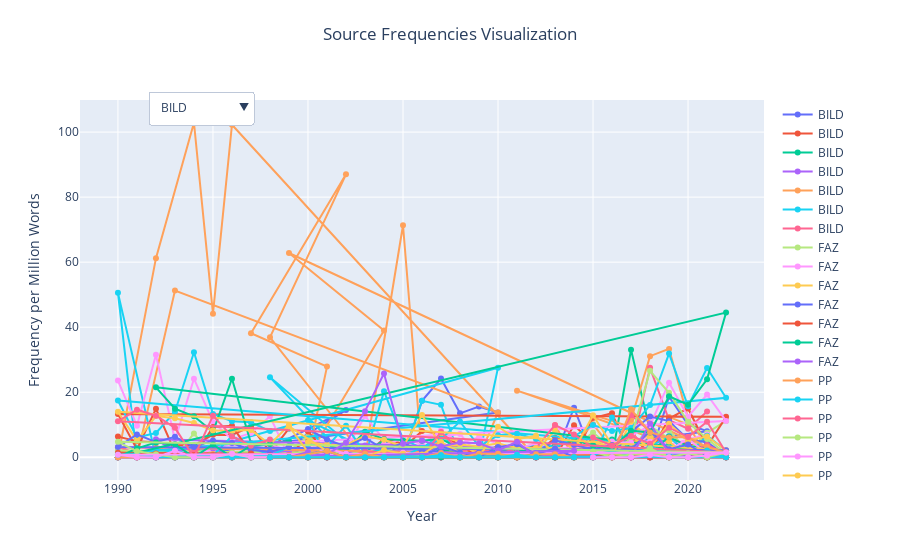

The notebook cell this image was saved under:
### Code cell
import plotly.graph_objects as go
import os

# Assuming 'all_data' is your prepared DataFrame

# Create a figure
fig = go.Figure()

# Add traces for each source or term
for source in all_data['source'].unique():
    filtered_df = all_data[all_data['source'] == source]
    for term in filtered_df['term'].unique():
        df_by_term = filtered_df[filtered_df['term'] == term]
        fig.add_trace(go.Scatter(x=df_by_term['year'], y=df_by_term['frequency_per_million'],
                                 mode='lines+markers',
                                 name=f'{term} - {source.split(".")[0]}',
                                 visible=True))

# Generate dropdown items for each source
dropdown_items = []
for source in all_data['source'].unique():
    dropdown_items.append(
        {'label': source.split(".")[0],  # Remove file extension from the label
         'method': 'update',
         'args': [{'visible': [t['name'].endswith(source.split(".")[0]) for t in fig.data]},
                  {'title': f'Source Frequencies: {source.split(".")[0]}'}]})

# Add dropdown
fig.update_layout(
    updatemenus=[
        go.layout.Updatemenu(
            buttons=dropdown_items,
            direction="down",
            pad={"r": 10, "t": 10},
            showactive=True,
            x=0.1,
            xanchor="left",
            y=1.05,
            yanchor="top"
        ),
    ]
)

# Update layout
fig.update_layout(title_text="Source Frequencies Visualization",
                  title_x=0.5,  # Center the title
                  title_y=0.95,
                  xaxis=dict(title='Year'),
                  yaxis=dict(title='Frequency per Million Words'))

# Show figure
fig.show()
fig.write_html(file=cwd + '\\out\\interactive_timeline.html', include_plotlyjs=True)
# To save the figure to an HTML file, use:
# fig.write_html('path/to/save/interactive_plot.html')

### Figure 1 — Plotly figure (JSON) as saved in the notebook; plotly's stock layout.template omitted (floating-point values rounded to 4 significant figures)
{"data": [{"mode": "lines+markers", "name": "BILD", "type": "scatter", "visible": true, "x": [2013, 2014, 2015, 2016, 2017, 2018, 2019, 2020, 2021, 2011, 2022, 1999, 2004, 2000, 2001, 1997, 2002, 1998, 2003, 2005, 2006, 2007, 2008, 2009, 2010, 1993, 1991, 1990, 1992, 1994, 1995, 1996, 2012], "y": [0, 15.25, 0, 0, 8.268, 0, 18.6, 10.06, 8.024, 0, 0, 0, 0, 0, 0, 0, 14.5, 0, 0, 0, 17.34, 24.2, 13.51, 15.61, 13.77, 0, 0, 0, 0, 0, 0, 0, 0]}, {"mode": "lines+markers", "name": "BILD", "type": "scatter", "visible": true, "x": [2013, 2014, 2015, 2016, 2017, 2018, 2019, 2020, 2021, 2011, 2022, 1999, 2004, 2000, 2001, 1997, 2002, 1998, 2003, 2005, 2006, 2007, 2008, 2009, 2010, 1993, 1991, 1990, 1992, 1994, 1995, 1996, 2012], "y": [0, 0, 12.03, 13.56, 0, 0, 0, 0, 0, 0, 0, 0, 0, 0, 0, 0, 0, 0, 0, 0, 0, 0, 0, 0, 0, 0, 0, 0, 0, 0, 0, 0, 0]}, {"mode": "lines+markers", "name": "BILD", "type": "scatter", "visible": true, "x": [2013, 2014, 2015, 2016, 2017, 2018, 2019, 2020, 2021, 2011, 2022, 1999, 2004, 2000, 2001, 1997, 2002, 1998, 2003, 2005, 2006, 2007, 2008, 2009, 2010, 1993, 1991, 1990, 1992, 1994, 1995, 1996, 2012], "y": [0, 0, 0, 0, 33.07, 8.205, 0, 0, 0, 0, 0, 0, 0, 0, 0, 0, 0, 0, 0, 0, 0, 0, 0, 0, 0, 0, 0, 0, 0, 0, 0, 0, 0]}, {"mode": "lines+markers", "name": "BILD", "type": "scatter", "visible": true, "x": [2013, 2014, 2015, 2016, 2017, 2018, 2019, 2020, 2021, 2011, 2022, 1999, 2004, 2000, 2001, 1997, 2002, 1998, 2003, 2005, 2006, 2007, 2008, 2009, 2010, 1993, 1991, 1990, 1992, 1994, 1995, 1996, 2012], "y": [0, 0, 0, 0, 0, 0, 0, 0, 0, 0, 0, 0, 0, 0, 0, 0, 0, 0, 0, 0, 0, 0, 0, 0, 0, 0, 0, 0, 0, 0, 0, 0, 0]}, {"mode": "lines+markers", "name": "BILD", "type": "scatter", "visible": true, "x": [2013, 2014, 2015, 2016, 2017, 2018, 2019, 2020, 2021, 2011, 2022, 1999, 2004, 2000, 2001, 1997, 2002, 1998, 2003, 2005, 2006, 2007, 2008, 2009, 2010, 1993, 1991, 1990, 1992, 1994, 1995, 1996, 2012], "y": [9.852, 0, 0, 0, 8.268, 0, 12.4, 10.06, 0, 20.49, 0, 62.82, 39.01, 0, 27.87, 38.14, 87.01, 36.87, 0, 71.35, 0, 0, 0, 0, 13.77, 51.29, 0, 0, 61.23, 102.9, 44.14, 102.3, 0]}, {"mode": "lines+markers", "name": "BILD", "type": "scatter", "visible": true, "x": [2013, 2014, 2015, 2016, 2017, 2018, 2019, 2020, 2021, 2011, 2022, 1999, 2004, 2000, 2001, 1997, 2002, 1998, 2003, 2005, 2006, 2007, 2008, 2009, 2010, 1993, 1991, 1990, 1992, 1994, 1995, 1996, 2012], "y": [0, 0, 0, 0, 0, 0, 0, 0, 0, 0, 0, 0, 0, 11.35, 0, 0, 0, 24.58, 0, 0, 17.34, 16.13, 0, 0, 27.54, 0, 0, 50.56, 0, 0, 0, 0, 0]}, {"mode": "lines+markers", "name": "BILD", "type": "scatter", "visible": true, "x": [2013, 2014, 2015, 2016, 2017, 2018, 2019, 2020, 2021, 2011, 2022, 1999, 2004, 2000, 2001, 1997, 2002, 1998, 2003, 2005, 2006, 2007, 2008, 2009, 2010, 1993, 1991, 1990, 1992, 1994, 1995, 1996, 2012], "y": [0, 0, 0, 0, 0, 0, 0, 0, 0, 0, 0, 0, 0, 0, 0, 0, 0, 0, 0, 0, 0, 0, 0, 0, 0, 0, 0, 0, 0, 0, 0, 0, 0]}, {"mode": "lines+markers", "name": "FAZ", "type": "scatter", "visible": true, "x": [1990, 1991, 1992, 1993, 1994, 1995, 1996, 1997, 1998, 1999, 2000, 2001, 2002, 2003, 2004, 2005, 2006, 2007, 2008, 2009, 2010, 2011, 2012, 2013, 2014, 2015, 2016, 2017, 2018, 2019, 2020, 2021, 2022], "y": [0, 0, 1.542, 0, 0, 0, 1.375, 0.671, 1.131, 0.5295, 1.04, 1.002, 2.184, 1.862, 3.187, 0, 2.333, 2.922, 4.751, 0.5172, 2.301, 1.506, 0.9515, 0.8523, 2.077, 5.533, 2.361, 2.649, 6.743, 8.231, 1.804, 7.499, 11.18]}, {"mode": "lines+markers", "name": "FAZ", "type": "scatter", "visible": true, "x": [1990, 1991, 1992, 1993, 1994, 1995, 1996, 1997, 1998, 1999, 2000, 2001, 2002, 2003, 2004, 2005, 2006, 2007, 2008, 2009, 2010, 2011, 2012, 2013, 2014, 2015, 2016, 2017, 2018, 2019, 2020, 2021, 2022], "y": [0, 0, 0, 0, 0, 0, 0, 0, 0, 0, 0, 0, 0, 0, 0.6374, 0, 0, 6.33, 7.126, 0.5172, 2.761, 0.3764, 1.427, 1.278, 1.557, 2.515, 0.4723, 1.324, 7.536, 3.483, 3.248, 0, 0]}, {"mode": "lines+markers", "name": "FAZ", "type": "scatter", "visible": true, "x": [1990, 1991, 1992, 1993, 1994, 1995, 1996, 1997, 1998, 1999, 2000, 2001, 2002, 2003, 2004, 2005, 2006, 2007, 2008, 2009, 2010, 2011, 2012, 2013, 2014, 2015, 2016, 2017, 2018, 2019, 2020, 2021, 2022], "y": [0, 0, 0, 0, 0, 0, 0, 0, 0, 0, 0, 0, 0, 0, 0, 0, 0, 0, 0, 0, 0, 0, 0, 0, 0, 0, 0, 10.6, 5.95, 2.216, 1.444, 0.2884, 0]}, {"mode": "lines+markers", "name": "FAZ", "type": "scatter", "visible": true, "x": [1990, 1991, 1992, 1993, 1994, 1995, 1996, 1997, 1998, 1999, 2000, 2001, 2002, 2003, 2004, 2005, 2006, 2007, 2008, 2009, 2010, 2011, 2012, 2013, 2014, 2015, 2016, 2017, 2018, 2019, 2020, 2021, 2022], "y": [0, 0, 0, 0, 0, 0, 0, 0, 0, 2.118, 0, 0.5012, 0, 0, 0, 0.5222, 0, 0.4869, 0, 0, 0, 0.3764, 0.4758, 1.705, 0.5192, 2.012, 0.4723, 1.324, 0, 0.6332, 0.7218, 0.2884, 0]}, {"mode": "lines+markers", "name": "FAZ", "type": "scatter", "visible": true, "x": [1990, 1991, 1992, 1993, 1994, 1995, 1996, 1997, 1998, 1999, 2000, 2001, 2002, 2003, 2004, 2005, 2006, 2007, 2008, 2009, 2010, 2011, 2012, 2013, 2014, 2015, 2016, 2017, 2018, 2019, 2020, 2021, 2022], "y": [6.344, 4.938, 4.625, 3.791, 3.651, 6.948, 6.875, 9.395, 1.697, 1.588, 5.199, 1.504, 1.456, 0.6206, 5.737, 4.178, 1.75, 3.409, 1.425, 1.552, 1.38, 3.011, 0.9515, 5.966, 4.153, 1.006, 3.778, 1.766, 2.777, 5.699, 3.97, 2.596, 1.397]}, {"mode": "lines+markers", "name": "FAZ", "type": "scatter", "visible": true, "x": [1990, 1991, 1992, 1993, 1994, 1995, 1996, 1997, 1998, 1999, 2000, 2001, 2002, 2003, 2004, 2005, 2006, 2007, 2008, 2009, 2010, 2011, 2012, 2013, 2014, 2015, 2016, 2017, 2018, 2019, 2020, 2021, 2022], "y": [1.903, 0, 0, 1.516, 3.651, 2.779, 0, 2.013, 0.5656, 1.059, 3.119, 0, 2.184, 1.241, 0.6374, 0, 0.5833, 0, 0, 0, 1.38, 0.3764, 0, 0, 0, 0.503, 0, 0, 0, 0, 0, 0, 0]}, {"mode": "lines+markers", "name": "FAZ", "type": "scatter", "visible": true, "x": [1990, 1991, 1992, 1993, 1994, 1995, 1996, 1997, 1998, 1999, 2000, 2001, 2002, 2003, 2004, 2005, 2006, 2007, 2008, 2009, 2010, 2011, 2012, 2013, 2014, 2015, 2016, 2017, 2018, 2019, 2020, 2021, 2022], "y": [0, 0, 0, 0, 2.19, 0, 0.6875, 0, 0, 0, 0, 0, 0, 0, 0, 0, 0.5833, 0, 0.4751, 0, 0, 0, 0, 0, 0, 0, 0.4723, 0, 0, 1.583, 0.7218, 0, 0]}, {"mode": "lines+markers", "name": "PP", "type": "scatter", "visible": true, "x": [1990, 1991, 1992, 1993, 1994, 1995, 1996, 1997, 1998, 1999, 2000, 2001, 2002, 2003, 2004, 2005, 2006, 2007, 2008, 2009, 2010, 2011, 2012, 2013, 2014, 2015, 2016, 2017, 2018, 2019, 2020, 2021], "y": [0, 0, 0, 2.64, 2.013, 0, 1.368, 0, 1.798, 1.848, 0.8022, 0.844, 0, 0, 0, 0, 2.547, 4.863, 0, 2.645, 0.8292, 0.8872, 0, 0, 4.159, 10.13, 2.764, 11.55, 31.09, 33.32, 12.06, 3.512]}, {"mode": "lines+markers", "name": "PP", "type": "scatter", "visible": true, "x": [1990, 1991, 1992, 1993, 1994, 1995, 1996, 1997, 1998, 1999, 2000, 2001, 2002, 2003, 2004, 2005, 2006, 2007, 2008, 2009, 2010, 2011, 2012, 2013, 2014, 2015, 2016, 2017, 2018, 2019, 2020, 2021], "y": [0, 0, 0, 0, 0, 0, 0, 0, 0, 0, 0, 0, 0, 0, 0, 0, 0, 1.216, 0, 1.322, 0, 0.8872, 0, 1.346, 1.04, 0, 1.382, 1.924, 9.566, 1.904, 3.289, 0]}, {"mode": "lines+markers", "name": "PP", "type": "scatter", "visible": true, "x": [1990, 1991, 1992, 1993, 1994, 1995, 1996, 1997, 1998, 1999, 2000, 2001, 2002, 2003, 2004, 2005, 2006, 2007, 2008, 2009, 2010, 2011, 2012, 2013, 2014, 2015, 2016, 2017, 2018, 2019, 2020, 2021], "y": [0, 0, 0, 0, 0, 0, 0, 0, 0, 0, 0, 0, 0, 0, 0, 0, 0, 0, 0, 0, 0, 0, 0, 0, 0, 0, 4.147, 1.924, 27.5, 11.42, 8.772, 14.05]}, {"mode": "lines+markers", "name": "PP", "type": "scatter", "visible": true, "x": [1990, 1991, 1992, 1993, 1994, 1995, 1996, 1997, 1998, 1999, 2000, 2001, 2002, 2003, 2004, 2005, 2006, 2007, 2008, 2009, 2010, 2011, 2012, 2013, 2014, 2015, 2016, 2017, 2018, 2019, 2020, 2021], "y": [1.473, 0, 1.749, 1.32, 0, 1.208, 0, 0, 1.798, 1.848, 6.418, 2.532, 4.699, 2.825, 1.346, 0, 0, 0, 0, 0, 2.488, 0, 0, 0, 3.119, 7.601, 2.764, 1.924, 9.566, 5.712, 2.193, 7.025]}, {"mode": "lines+markers", "name": "PP", "type": "scatter", "visible": true, "x": [1990, 1991, 1992, 1993, 1994, 1995, 1996, 1997, 1998, 1999, 2000, 2001, 2002, 2003, 2004, 2005, 2006, 2007, 2008, 2009, 2010, 2011, 2012, 2013, 2014, 2015, 2016, 2017, 2018, 2019, 2020, 2021], "y": [23.57, 9.686, 31.49, 5.28, 24.15, 10.87, 5.472, 7.487, 12.59, 0, 2.407, 5.064, 2.35, 12.71, 5.382, 0, 1.274, 2.431, 1.127, 1.322, 0.8292, 0.8872, 0, 0, 0, 0, 1.382, 0, 4.783, 3.808, 5.482, 7.025]}, {"mode": "lines+markers", "name": "PP", "type": "scatter", "visible": true, "x": [1990, 1991, 1992, 1993, 1994, 1995, 1996, 1997, 1998, 1999, 2000, 2001, 2002, 2003, 2004, 2005, 2006, 2007, 2008, 2009, 2010, 2011, 2012, 2013, 2014, 2015, 2016, 2017, 2018, 2019, 2020, 2021], "y": [0, 0, 1.749, 0, 0, 0, 0, 0, 0, 0, 0, 0, 0, 0, 0, 0, 0, 0, 0, 0, 0, 0, 0, 0, 0, 0, 0, 0, 0, 0, 0, 0]}, {"mode": "lines+markers", "name": "PP", "type": "scatter", "visible": true, "x": [1990, 1991, 1992, 1993, 1994, 1995, 1996, 1997, 1998, 1999, 2000, 2001, 2002, 2003, 2004, 2005, 2006, 2007, 2008, 2009, 2010, 2011, 2012, 2013, 2014, 2015, 2016, 2017, 2018, 2019, 2020, 2021], "y": [0, 0, 1.749, 0, 0, 0, 0, 0, 0, 0, 0, 0, 0, 0, 0, 0, 0, 0, 0, 0, 0, 0, 0, 0, 0, 0, 0, 0, 1.196, 0, 0, 0]}, {"mode": "lines+markers", "name": "SPIEGEL", "type": "scatter", "visible": true, "x": [2000, 2001, 2002, 2003, 2004, 2005, 2006, 2007, 2008, 2009, 2010, 2011, 2012, 2013, 2014, 2015, 2016, 2017, 2018, 2019, 2020, 2021, 2022, 1990, 1991, 1992, 1993, 1994, 1995, 1996, 1997, 1998, 1999], "y": [7.944, 1.249, 0, 0, 5.067, 2.802, 8.073, 7.133, 3.683, 0, 3.747, 1.176, 4.072, 0, 9.82, 4.394, 0, 6.607, 1.104, 11.93, 15.01, 3.311, 12.42, 13.33, 2.442, 14.92, 1.551, 0, 9.331, 9.657, 1.344, 1.342, 8.867]}, {"mode": "lines+markers", "name": "SPIEGEL", "type": "scatter", "visible": true, "x": [2000, 2001, 2002, 2003, 2004, 2005, 2006, 2007, 2008, 2009, 2010, 2011, 2012, 2013, 2014, 2015, 2016, 2017, 2018, 2019, 2020, 2021, 2022, 1990, 1991, 1992, 1993, 1994, 1995, 1996, 1997, 1998, 1999], "y": [0, 0, 0, 1.773, 5.067, 0, 0, 2.378, 1.228, 0, 0, 1.176, 0, 1.316, 2.806, 0, 5.437, 3.304, 2.208, 3.671, 1.0, 0, 0, 0, 0, 0, 0, 0, 0, 0, 0, 0, 0]}, {"mode": "lines+markers", "name": "SPIEGEL", "type": "scatter", "visible": true, "x": [2000, 2001, 2002, 2003, 2004, 2005, 2006, 2007, 2008, 2009, 2010, 2011, 2012, 2013, 2014, 2015, 2016, 2017, 2018, 2019, 2020, 2021, 2022, 1990, 1991, 1992, 1993, 1994, 1995, 1996, 1997, 1998, 1999], "y": [1.324, 0, 0, 0, 0, 0, 0, 0, 0, 0, 0, 0, 0, 0, 0, 0, 2.718, 0, 1.104, 6.424, 1.0, 0, 0, 0, 0, 0, 0, 0, 0, 0, 0, 0, 0]}, {"mode": "lines+markers", "name": "SPIEGEL", "type": "scatter", "visible": true, "x": [2000, 2001, 2002, 2003, 2004, 2005, 2006, 2007, 2008, 2009, 2010, 2011, 2012, 2013, 2014, 2015, 2016, 2017, 2018, 2019, 2020, 2021, 2022, 1990, 1991, 1992, 1993, 1994, 1995, 1996, 1997, 1998, 1999], "y": [0, 0, 0, 0, 0, 0, 0, 0, 0, 1.239, 0, 0, 0, 1.316, 0, 1.465, 1.359, 0, 1.104, 0, 1.0, 0, 0, 0, 0, 0, 0, 0, 0, 0, 0, 0, 0]}, {"mode": "lines+markers", "name": "SPIEGEL", "type": "scatter", "visible": true, "x": [2000, 2001, 2002, 2003, 2004, 2005, 2006, 2007, 2008, 2009, 2010, 2011, 2012, 2013, 2014, 2015, 2016, 2017, 2018, 2019, 2020, 2021, 2022, 1990, 1991, 1992, 1993, 1994, 1995, 1996, 1997, 1998, 1999], "y": [2.648, 2.499, 1.581, 0, 20.27, 5.603, 2.691, 7.133, 1.228, 1.239, 1.249, 2.352, 4.072, 2.632, 1.403, 0, 12.23, 1.101, 3.312, 6.424, 1.0, 6.622, 2.07, 17.43, 6.104, 7.46, 13.96, 32.29, 13.33, 11.04, 10.75, 8.052, 8.867]}, {"mode": "lines+markers", "name": "SPIEGEL", "type": "scatter", "visible": true, "x": [2000, 2001, 2002, 2003, 2004, 2005, 2006, 2007, 2008, 2009, 2010, 2011, 2012, 2013, 2014, 2015, 2016, 2017, 2018, 2019, 2020, 2021, 2022, 1990, 1991, 1992, 1993, 1994, 1995, 1996, 1997, 1998, 1999], "y": [2.648, 0, 0, 0, 0, 0, 0, 0, 1.228, 1.239, 0, 0, 1.357, 1.316, 0, 0, 0, 1.101, 0, 0.9178, 0, 0, 0, 3.077, 1.221, 1.243, 0, 1.468, 1.333, 1.38, 0, 0, 2.533]}, {"mode": "lines+markers", "name": "SPIEGEL", "type": "scatter", "visible": true, "x": [2000, 2001, 2002, 2003, 2004, 2005, 2006, 2007, 2008, 2009, 2010, 2011, 2012, 2013, 2014, 2015, 2016, 2017, 2018, 2019, 2020, 2021, 2022, 1990, 1991, 1992, 1993, 1994, 1995, 1996, 1997, 1998, 1999], "y": [0, 0, 0, 0, 0, 0, 0, 1.189, 0, 0, 0, 0, 0, 0, 0, 0, 0, 0, 0, 0, 0, 0, 0, 2.051, 1.221, 0, 0, 7.338, 0, 1.38, 0, 1.342, 0]}, {"mode": "lines+markers", "name": "SZ", "type": "scatter", "visible": true, "x": [2000, 2001, 2002, 2003, 2004, 2005, 2006, 2007, 2008, 2009, 2010, 2011, 2012, 2013, 2014, 2015, 2016, 2017, 2018, 2019, 2020, 2021, 2022, 1992, 1993, 1994, 1995, 1996, 1997, 1998, 1999], "y": [3.238, 1.65, 3.451, 1.208, 3.884, 5.661, 4.129, 8.216, 4.232, 6.119, 4.272, 2.564, 4.294, 2.757, 2.973, 3.676, 2.639, 6.538, 9.765, 22.94, 12.47, 19.29, 11.17, 2.596, 2.914, 0.7413, 2.376, 4.15, 3.54, 3.954, 2.008]}, {"mode": "lines+markers", "name": "SZ", "type": "scatter", "visible": true, "x": [2000, 2001, 2002, 2003, 2004, 2005, 2006, 2007, 2008, 2009, 2010, 2011, 2012, 2013, 2014, 2015, 2016, 2017, 2018, 2019, 2020, 2021, 2022, 1992, 1993, 1994, 1995, 1996, 1997, 1998, 1999], "y": [0, 0, 0, 1.812, 0.5549, 0, 0.9175, 6.073, 4.938, 0.3824, 1.643, 1.923, 1.789, 8.27, 1.858, 4.345, 3.299, 4.25, 7.019, 4.829, 0, 0.4648, 0, 0, 0, 0, 0, 0, 0, 0, 0]}, {"mode": "lines+markers", "name": "SZ", "type": "scatter", "visible": true, "x": [2000, 2001, 2002, 2003, 2004, 2005, 2006, 2007, 2008, 2009, 2010, 2011, 2012, 2013, 2014, 2015, 2016, 2017, 2018, 2019, 2020, 2021, 2022, 1992, 1993, 1994, 1995, 1996, 1997, 1998, 1999], "y": [0, 0, 0, 0, 0, 0, 0, 0, 0.3527, 0, 0, 0, 0, 0, 0, 0, 0.3299, 7.845, 12.51, 11.11, 5.474, 4.648, 0.6206, 0, 0, 0, 0, 0, 0, 0, 0]}, {"mode": "lines+markers", "name": "SZ", "type": "scatter", "visible": true, "x": [2000, 2001, 2002, 2003, 2004, 2005, 2006, 2007, 2008, 2009, 2010, 2011, 2012, 2013, 2014, 2015, 2016, 2017, 2018, 2019, 2020, 2021, 2022, 1992, 1993, 1994, 1995, 1996, 1997, 1998, 1999], "y": [0.4048, 0.825, 0, 0, 1.11, 0.4718, 0, 0.3572, 0, 0.3824, 0, 0, 0, 0, 0, 0.3342, 0.9897, 0.6538, 0, 1.932, 0.6082, 0, 1.241, 0.3708, 0.3643, 0.3707, 0.3395, 0, 0.3934, 0, 0.6693]}, {"mode": "lines+markers", "name": "SZ", "type": "scatter", "visible": true, "x": [2000, 2001, 2002, 2003, 2004, 2005, 2006, 2007, 2008, 2009, 2010, 2011, 2012, 2013, 2014, 2015, 2016, 2017, 2018, 2019, 2020, 2021, 2022, 1992, 1993, 1994, 1995, 1996, 1997, 1998, 1999], "y": [4.048, 3.712, 1.972, 7.851, 5.549, 5.189, 5.046, 5.716, 2.469, 3.442, 1.972, 2.564, 1.073, 3.938, 5.202, 3.676, 2.969, 3.269, 1.526, 6.278, 3.345, 3.021, 1.241, 21.51, 14.94, 12.6, 7.807, 24.15, 4.327, 4.313, 5.02]}, {"mode": "lines+markers", "name": "SZ", "type": "scatter", "visible": true, "x": [2000, 2001, 2002, 2003, 2004, 2005, 2006, 2007, 2008, 2009, 2010, 2011, 2012, 2013, 2014, 2015, 2016, 2017, 2018, 2019, 2020, 2021, 2022, 1992, 1993, 1994, 1995, 1996, 1997, 1998, 1999], "y": [2.833, 0.825, 0.9859, 3.624, 1.665, 2.359, 2.294, 1.072, 1.411, 0, 1.972, 1.282, 0.7157, 0.7876, 0, 1.003, 0, 0, 1.526, 0.2415, 1.521, 1.394, 1.241, 5.562, 1.821, 2.965, 2.716, 0.3773, 0.7867, 1.438, 2.008]}, {"mode": "lines+markers", "name": "SZ", "type": "scatter", "visible": true, "x": [2000, 2001, 2002, 2003, 2004, 2005, 2006, 2007, 2008, 2009, 2010, 2011, 2012, 2013, 2014, 2015, 2016, 2017, 2018, 2019, 2020, 2021, 2022, 1992, 1993, 1994, 1995, 1996, 1997, 1998, 1999], "y": [0.4048, 0, 0, 0, 0, 0, 0.4587, 0.3572, 0, 0.7648, 0, 0.6409, 0, 0, 0, 0.3342, 0, 0, 0.3052, 0.4829, 0.6082, 0.2324, 0, 2.967, 1.093, 0, 1.018, 0.3773, 1.18, 0.7189, 0.6693]}, {"mode": "lines+markers", "name": "taz", "type": "scatter", "visible": true, "x": [2000, 2001, 2002, 2003, 2004, 2005, 2006, 2007, 2008, 2009, 2010, 2011, 2012, 2013, 2014, 2015, 2016, 2017, 2018, 2019, 2020, 2021, 2022, 1990, 1991, 1992, 1993, 1994, 1995, 1996, 1997, 1998, 1999], "y": [4.043, 3.276, 9.703, 1.192, 2.447, 0.4733, 2.881, 5.581, 10.97, 3.382, 6.762, 7.248, 5.622, 2.826, 6.466, 9.921, 8.092, 8.971, 16.05, 31.88, 15.67, 27.47, 18.28, 0.9015, 1.276, 2.303, 1.709, 1.055, 0.5125, 6.529, 3.367, 0.5594, 3.137]}, {"mode": "lines+markers", "name": "taz", "type": "scatter", "visible": true, "x": [2000, 2001, 2002, 2003, 2004, 2005, 2006, 2007, 2008, 2009, 2010, 2011, 2012, 2013, 2014, 2015, 2016, 2017, 2018, 2019, 2020, 2021, 2022, 1990, 1991, 1992, 1993, 1994, 1995, 1996, 1997, 1998, 1999], "y": [0, 0, 0, 1.787, 1.468, 1.42, 0, 7.727, 1.907, 2.899, 0.8453, 2.819, 2.811, 9.892, 7.005, 2.976, 1.618, 12.96, 8.027, 2.126, 1.742, 3.763, 1.075, 0, 0, 0, 0, 1.582, 0, 0, 0, 0, 0]}, {"mode": "lines+markers", "name": "taz", "type": "scatter", "visible": true, "x": [2000, 2001, 2002, 2003, 2004, 2005, 2006, 2007, 2008, 2009, 2010, 2011, 2012, 2013, 2014, 2015, 2016, 2017, 2018, 2019, 2020, 2021, 2022, 1990, 1991, 1992, 1993, 1994, 1995, 1996, 1997, 1998, 1999], "y": [0, 0, 0, 0, 0, 0, 0, 0, 0, 0, 0, 0, 0, 0, 0, 0, 0.5395, 5.981, 26.59, 19.84, 10.89, 5.645, 1.075, 0, 0, 0, 0, 0, 0, 0, 0, 0, 0]}, {"mode": "lines+markers", "name": "taz", "type": "scatter", "visible": true, "x": [2000, 2001, 2002, 2003, 2004, 2005, 2006, 2007, 2008, 2009, 2010, 2011, 2012, 2013, 2014, 2015, 2016, 2017, 2018, 2019, 2020, 2021, 2022, 1990, 1991, 1992, 1993, 1994, 1995, 1996, 1997, 1998, 1999], "y": [0, 2.73, 1.078, 0, 0.4893, 1.42, 0.4802, 0, 0.4768, 0, 0.4226, 0, 0.937, 0.471, 0.5388, 0.9921, 4.855, 4.486, 1.003, 2.126, 5.66, 1.129, 2.151, 0, 0, 0, 0.5698, 0, 0, 0.5441, 0, 0, 0.5228]}, {"mode": "lines+markers", "name": "taz", "type": "scatter", "visible": true, "x": [2000, 2001, 2002, 2003, 2004, 2005, 2006, 2007, 2008, 2009, 2010, 2011, 2012, 2013, 2014, 2015, 2016, 2017, 2018, 2019, 2020, 2021, 2022, 1990, 1991, 1992, 1993, 1994, 1995, 1996, 1997, 1998, 1999], "y": [4.62, 3.822, 3.774, 6.554, 5.382, 3.313, 12.97, 3.434, 3.814, 3.382, 4.226, 2.819, 2.811, 2.826, 2.155, 12.9, 3.776, 6.479, 3.01, 10.27, 5.225, 6.398, 2.151, 13.97, 5.103, 12.66, 11.97, 10.55, 8.199, 8.161, 8.418, 3.916, 9.934]}, {"mode": "lines+markers", "name": "taz", "type": "scatter", "visible": true, "x": [2000, 2001, 2002, 2003, 2004, 2005, 2006, 2007, 2008, 2009, 2010, 2011, 2012, 2013, 2014, 2015, 2016, 2017, 2018, 2019, 2020, 2021, 2022, 1990, 1991, 1992, 1993, 1994, 1995, 1996, 1997, 1998, 1999], "y": [8.663, 5.46, 3.234, 5.958, 2.447, 4.26, 1.921, 1.717, 0.9535, 1.449, 1.691, 1.208, 1.406, 5.182, 3.772, 2.48, 3.776, 2.492, 8.027, 2.48, 3.919, 0.3763, 2.151, 3.155, 7.016, 4.605, 6.268, 3.164, 5.125, 4.353, 2.245, 1.678, 3.137]}, {"mode": "lines+markers", "name": "taz", "type": "scatter", "visible": true, "x": [2000, 2001, 2002, 2003, 2004, 2005, 2006, 2007, 2008, 2009, 2010, 2011, 2012, 2013, 2014, 2015, 2016, 2017, 2018, 2019, 2020, 2021, 2022, 1990, 1991, 1992, 1993, 1994, 1995, 1996, 1997, 1998, 1999], "y": [0, 0, 0, 0, 0.4893, 0, 0.4802, 0.8586, 0, 0.4831, 0, 0, 0, 0, 1.078, 0.9921, 0, 0, 0, 0, 0.4354, 1.882, 0, 1.352, 1.276, 1.151, 0.5698, 0.5274, 0.5125, 0.5441, 1.122, 0.5594, 0.5228]}, {"mode": "lines+markers", "name": "ZEIT", "type": "scatter", "visible": true, "x": [2015, 2016, 2017, 2018, 2019, 2020, 2021, 2022, 1990, 1991, 1992, 1993, 1994, 1995, 1996, 1997, 1998], "y": [3.473, 2.664, 8.185, 7.627, 18.77, 16.15, 23.96, 44.49, 0, 2.741, 4.555, 4.02, 0, 3.933, 0, 3.562, 4.085]}, {"mode": "lines+markers", "name": "ZEIT", "type": "scatter", "visible": true, "x": [2015, 2016, 2017, 2018, 2019, 2020, 2021, 2022, 1990, 1991, 1992, 1993, 1994, 1995, 1996, 1997, 1998], "y": [0, 0, 0, 10.4, 1.211, 0.6213, 1.563, 0, 0, 0, 0, 0, 0, 0, 0, 0, 0]}, {"mode": "lines+markers", "name": "ZEIT", "type": "scatter", "visible": true, "x": [2015, 2016, 2017, 2018, 2019, 2020, 2021, 2022, 1990, 1991, 1992, 1993, 1994, 1995, 1996, 1997, 1998], "y": [0, 0, 14.73, 7.627, 6.054, 6.213, 3.126, 1.483, 0, 0, 0, 0, 0, 0, 0, 0, 0]}, {"mode": "lines+markers", "name": "ZEIT", "type": "scatter", "visible": true, "x": [2015, 2016, 2017, 2018, 2019, 2020, 2021, 2022, 1990, 1991, 1992, 1993, 1994, 1995, 1996, 1997, 1998], "y": [0.8683, 1.776, 0.8185, 3.467, 1.211, 1.243, 2.084, 0, 0.7892, 0.9138, 0, 0, 0, 0, 0, 0, 0]}, {"mode": "lines+markers", "name": "ZEIT", "type": "scatter", "visible": true, "x": [2015, 2016, 2017, 2018, 2019, 2020, 2021, 2022, 1990, 1991, 1992, 1993, 1994, 1995, 1996, 1997, 1998], "y": [6.078, 3.552, 6.548, 4.16, 9.081, 6.213, 10.94, 1.483, 11.05, 14.62, 12.75, 9.046, 0, 12.78, 6.383, 3.562, 5.446]}, {"mode": "lines+markers", "name": "ZEIT", "type": "scatter", "visible": true, "x": [2015, 2016, 2017, 2018, 2019, 2020, 2021, 2022, 1990, 1991, 1992, 1993, 1994, 1995, 1996, 1997, 1998], "y": [1.737, 0, 0.8185, 2.773, 0, 1.243, 0, 1.483, 4.735, 1.828, 0.911, 0, 0, 0, 1.064, 0, 0]}, {"mode": "lines+markers", "name": "ZEIT", "type": "scatter", "visible": true, "x": [2015, 2016, 2017, 2018, 2019, 2020, 2021, 2022, 1990, 1991, 1992, 1993, 1994, 1995, 1996, 1997, 1998], "y": [0, 0, 0, 0.6934, 0, 0, 0.521, 1.483, 0.7892, 0, 0, 2.01, 0, 0, 1.064, 0, 0]}, {"mode": "lines+markers", "name": "ZEIT_Online", "type": "scatter", "visible": true, "x": [2000, 1999, 2001, 2002, 2003, 2004, 2005, 2006, 2007, 2008, 2009, 2010, 2011, 2012, 2013, 2014, 1998], "y": [1.608, 9.523, 1.899, 0, 0, 2.239, 1.043, 0.8552, 4.671, 1.503, 0, 9.371, 5.55, 6.574, 0.914, 0, 0]}, {"mode": "lines+markers", "name": "ZEIT_Online", "type": "scatter", "visible": true, "x": [2000, 1999, 2001, 2002, 2003, 2004, 2005, 2006, 2007, 2008, 2009, 2010, 2011, 2012, 2013, 2014, 1998], "y": [0, 0, 0, 0, 0, 0, 0, 0, 3.337, 1.503, 0, 3.124, 3.965, 0.9392, 2.742, 0, 0]}, {"mode": "lines+markers", "name": "ZEIT_Online", "type": "scatter", "visible": true, "x": [2000, 1999, 2001, 2002, 2003, 2004, 2005, 2006, 2007, 2008, 2009, 2010, 2011, 2012, 2013, 2014, 1998], "y": [0, 0, 0, 0, 0, 0, 0, 0, 0, 0, 0, 0, 0, 0, 0, 0, 0]}, {"mode": "lines+markers", "name": "ZEIT_Online", "type": "scatter", "visible": true, "x": [2000, 1999, 2001, 2002, 2003, 2004, 2005, 2006, 2007, 2008, 2009, 2010, 2011, 2012, 2013, 2014, 1998], "y": [0, 0, 1.899, 0, 0, 0, 0, 0, 0, 0, 0, 0, 0, 0.9392, 0, 0, 0]}, {"mode": "lines+markers", "name": "ZEIT_Online", "type": "scatter", "visible": true, "x": [2000, 1999, 2001, 2002, 2003, 2004, 2005, 2006, 2007, 2008, 2009, 2010, 2011, 2012, 2013, 2014, 1998], "y": [1.608, 0, 0.9495, 4.453, 14.19, 25.74, 4.171, 5.131, 3.337, 4.509, 4.276, 2.083, 4.757, 0, 0.914, 2.005, 0]}, {"mode": "lines+markers", "name": "ZEIT_Online", "type": "scatter", "visible": true, "x": [2000, 1999, 2001, 2002, 2003, 2004, 2005, 2006, 2007, 2008, 2009, 2010, 2011, 2012, 2013, 2014, 1998], "y": [0, 0, 1.899, 0, 1.091, 0, 0, 0, 1.335, 0, 1.069, 1.041, 0, 0.9392, 0.914, 0, 0]}, {"mode": "lines+markers", "name": "ZEIT_Online", "type": "scatter", "visible": true, "x": [2000, 1999, 2001, 2002, 2003, 2004, 2005, 2006, 2007, 2008, 2009, 2010, 2011, 2012, 2013, 2014, 1998], "y": [0, 0, 0, 0, 0, 0, 0, 0, 0.6673, 0, 0, 0, 0.7929, 0, 0, 0, 0]}], "layout": {"title": {"text": "Source Frequencies Visualization", "x": 0.5, "y": 0.95}, "updatemenus": [{"buttons": [{"args": [{"visible": [true, true, true, true, true, true, true, false, false, false, false, false, false, false, false, false, false, false, false, false, false, false, false, false, false, false, false, false, false, false, false, false, false, false, false, false, false, false, false, false, false, false, false, false, false, false, false, false, false, false, false, false, false, false, false, false]}, {"title": "Source Frequencies: BILD"}], "label": "BILD", "method": "update"}, {"args": [{"visible": [false, false, false, false, false, false, false, true, true, true, true, true, true, true, false, false, false, false, false, false, false, false, false, false, false, false, false, false, false, false, false, false, false, false, false, false, false, false, false, false, false, false, false, false, false, false, false, false, false, false, false, false, false, false, false, false]}, {"title": "Source Frequencies: FAZ"}], "label": "FAZ", "method": "update"}, {"args": [{"visible": [false, false, false, false, false, false, false, false, false, false, false, false, false, false, true, true, true, true, true, true, true, false, false, false, false, false, false, false, false, false, false, false, false, false, false, false, false, false, false, false, false, false, false, false, false, false, false, false, false, false, false, false, false, false, false, false]}, {"title": "Source Frequencies: PP"}], "label": "PP", "method": "update"}, {"args": [{"visible": [false, false, false, false, false, false, false, false, false, false, false, false, false, false, false, false, false, false, false, false, false, true, true, true, true, true, true, true, false, false, false, false, false, false, false, false, false, false, false, false, false, false, false, false, false, false, false, false, false, false, false, false, false, false, false, false]}, {"title": "Source Frequencies: SPIEGEL"}], "label": "SPIEGEL", "method": "update"}, {"args": [{"visible": [false, false, false, false, false, false, false, false, false, false, false, false, false, false, false, false, false, false, false, false, false, false, false, false, false, false, false, false, true, true, true, true, true, true, true, false, false, false, false, false, false, false, false, false, false, false, false, false, false, false, false, false, false, false, false, false]}, {"title": "Source Frequencies: SZ"}], "label": "SZ", "method": "update"}, {"args": [{"visible": [false, false, false, false, false, false, false, false, false, false, false, false, false, false, false, false, false, false, false, false, false, false, false, false, false, false, false, false, false, false, false, false, false, false, false, true, true, true, true, true, true, true, false, false, false, false, false, false, false, false, false, false, false, false, false, false]}, {"title": "Source Frequencies: taz"}], "label": "taz", "method": "update"}, {"args": [{"visible": [false, false, false, false, false, false, false, false, false, false, false, false, false, false, false, false, false, false, false, false, false, false, false, false, false, false, false, false, false, false, false, false, false, false, false, false, false, false, false, false, false, false, true, true, true, true, true, true, true, false, false, false, false, false, false, false]}, {"title": "Source Frequencies: ZEIT"}], "label": "ZEIT", "method": "update"}, {"args": [{"visible": [false, false, false, false, false, false, false, false, false, false, false, false, false, false, false, false, false, false, false, false, false, false, false, false, false, false, false, false, false, false, false, false, false, false, false, false, false, false, false, false, false, false, false, false, false, false, false, false, false, true, true, true, true, true, true, true]}, {"title": "Source Frequencies: ZEIT_Online"}], "label": "ZEIT_Online", "method": "update"}], "direction": "down", "pad": {"r": 10, "t": 10}, "showactive": true, "x": 0.1, "xanchor": "left", "y": 1.05, "yanchor": "top"}], "xaxis": {"title": {"text": "Year"}}, "yaxis": {"title": {"text": "Frequency per Million Words"}}}}
